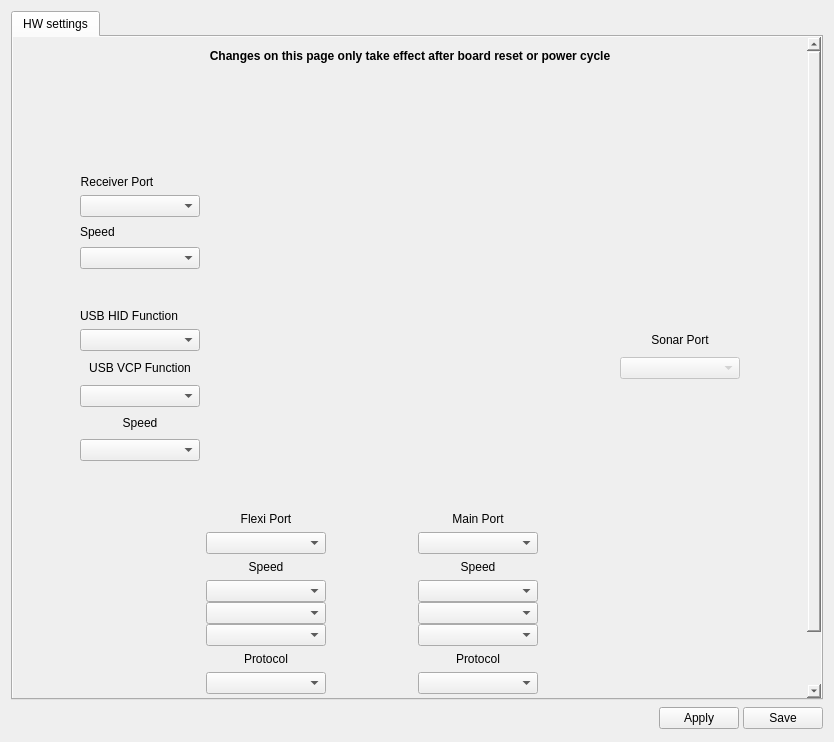
<?xml version="1.0" encoding="UTF-8"?>
<ui version="4.0">
 <class>RevoHWWidget</class>
 <widget class="QWidget" name="RevoHWWidget">
  <property name="geometry">
   <rect>
    <x>0</x>
    <y>0</y>
    <width>834</width>
    <height>742</height>
   </rect>
  </property>
  <property name="windowTitle">
   <string>Form</string>
  </property>
  <layout class="QVBoxLayout" name="verticalLayout">
   <item>
    <widget class="QTabWidget" name="tabWidget">
     <property name="currentIndex">
      <number>0</number>
     </property>
     <widget class="QWidget" name="tab">
      <property name="autoFillBackground">
       <bool>true</bool>
      </property>
      <attribute name="title">
       <string>HW settings</string>
      </attribute>
      <layout class="QVBoxLayout" name="verticalLayout_3">
       <property name="leftMargin">
        <number>0</number>
       </property>
       <property name="topMargin">
        <number>0</number>
       </property>
       <property name="rightMargin">
        <number>0</number>
       </property>
       <property name="bottomMargin">
        <number>0</number>
       </property>
       <item>
        <widget class="QScrollArea" name="scrollArea">
         <property name="palette">
          <palette>
           <active>
            <colorrole role="Base">
             <brush brushstyle="SolidPattern">
              <color alpha="255">
               <red>255</red>
               <green>255</green>
               <blue>255</blue>
              </color>
             </brush>
            </colorrole>
            <colorrole role="Window">
             <brush brushstyle="SolidPattern">
              <color alpha="0">
               <red>232</red>
               <green>232</green>
               <blue>232</blue>
              </color>
             </brush>
            </colorrole>
           </active>
           <inactive>
            <colorrole role="Base">
             <brush brushstyle="SolidPattern">
              <color alpha="255">
               <red>255</red>
               <green>255</green>
               <blue>255</blue>
              </color>
             </brush>
            </colorrole>
            <colorrole role="Window">
             <brush brushstyle="SolidPattern">
              <color alpha="0">
               <red>232</red>
               <green>232</green>
               <blue>232</blue>
              </color>
             </brush>
            </colorrole>
           </inactive>
           <disabled>
            <colorrole role="Base">
             <brush brushstyle="SolidPattern">
              <color alpha="0">
               <red>232</red>
               <green>232</green>
               <blue>232</blue>
              </color>
             </brush>
            </colorrole>
            <colorrole role="Window">
             <brush brushstyle="SolidPattern">
              <color alpha="0">
               <red>232</red>
               <green>232</green>
               <blue>232</blue>
              </color>
             </brush>
            </colorrole>
           </disabled>
          </palette>
         </property>
         <property name="styleSheet">
          <string notr="true">border-color: rgb(255, 0, 0);</string>
         </property>
         <property name="frameShape">
          <enum>QFrame::NoFrame</enum>
         </property>
         <property name="frameShadow">
          <enum>QFrame::Plain</enum>
         </property>
         <property name="widgetResizable">
          <bool>true</bool>
         </property>
         <widget class="QWidget" name="scrollAreaWidgetContents">
          <property name="geometry">
           <rect>
            <x>0</x>
            <y>-87</y>
            <width>789</width>
            <height>847</height>
           </rect>
          </property>
          <layout class="QGridLayout" name="gridLayout_3">
           <property name="leftMargin">
            <number>12</number>
           </property>
           <property name="topMargin">
            <number>12</number>
           </property>
           <property name="rightMargin">
            <number>12</number>
           </property>
           <property name="bottomMargin">
            <number>12</number>
           </property>
           <item row="3" column="2">
            <spacer name="verticalSpacer">
             <property name="orientation">
              <enum>Qt::Vertical</enum>
             </property>
             <property name="sizeHint" stdset="0">
              <size>
               <width>20</width>
               <height>40</height>
              </size>
             </property>
            </spacer>
           </item>
           <item row="2" column="0">
            <spacer name="horizontalSpacer_4">
             <property name="orientation">
              <enum>Qt::Horizontal</enum>
             </property>
             <property name="sizeHint" stdset="0">
              <size>
               <width>40</width>
               <height>20</height>
              </size>
             </property>
            </spacer>
           </item>
           <item row="2" column="3">
            <spacer name="horizontalSpacer_5">
             <property name="orientation">
              <enum>Qt::Horizontal</enum>
             </property>
             <property name="sizeHint" stdset="0">
              <size>
               <width>40</width>
               <height>20</height>
              </size>
             </property>
            </spacer>
           </item>
           <item row="0" column="2">
            <widget class="QLabel" name="label_6">
             <property name="sizePolicy">
              <sizepolicy hsizetype="Preferred" vsizetype="Preferred">
               <horstretch>0</horstretch>
               <verstretch>0</verstretch>
              </sizepolicy>
             </property>
             <property name="minimumSize">
              <size>
               <width>0</width>
               <height>0</height>
              </size>
             </property>
             <property name="maximumSize">
              <size>
               <width>16777215</width>
               <height>16777215</height>
              </size>
             </property>
             <property name="font">
              <font>
               <weight>75</weight>
               <bold>true</bold>
              </font>
             </property>
             <property name="text">
              <string>Changes on this page only take effect after board reset or power cycle</string>
             </property>
             <property name="alignment">
              <set>Qt::AlignCenter</set>
             </property>
             <property name="wordWrap">
              <bool>true</bool>
             </property>
            </widget>
           </item>
           <item row="1" column="2">
            <spacer name="verticalSpacer_2">
             <property name="orientation">
              <enum>Qt::Vertical</enum>
             </property>
             <property name="sizeType">
              <enum>QSizePolicy::Fixed</enum>
             </property>
             <property name="sizeHint" stdset="0">
              <size>
               <width>20</width>
               <height>10</height>
              </size>
             </property>
            </spacer>
           </item>
           <item row="2" column="2">
            <layout class="QGridLayout" name="gridLayout" rowstretch="0,0,0,0,0,0,0,0,0,0,0,0,0,0,0,0,0,0,0,0,0,0,0,0,0,0">
             <item row="22" column="1">
              <widget class="QLabel" name="lbFlexiGPSProtocol">
               <property name="text">
                <string>Protocol</string>
               </property>
               <property name="textFormat">
                <enum>Qt::PlainText</enum>
               </property>
               <property name="alignment">
                <set>Qt::AlignCenter</set>
               </property>
              </widget>
             </item>
             <item row="24" column="3">
              <widget class="QComboBox" name="cbMainGPSProtocol"/>
             </item>
             <item row="24" column="1">
              <widget class="QComboBox" name="cbFlexiGPSProtocol"/>
             </item>
             <item row="25" column="2">
              <spacer name="horizontalSpacer_10">
               <property name="orientation">
                <enum>Qt::Horizontal</enum>
               </property>
               <property name="sizeHint" stdset="0">
                <size>
                 <width>80</width>
                 <height>10</height>
                </size>
               </property>
              </spacer>
             </item>
             <item row="20" column="3">
              <widget class="QLabel" name="lblMainSpeed">
               <property name="text">
                <string>Speed</string>
               </property>
               <property name="alignment">
                <set>Qt::AlignBottom|Qt::AlignHCenter</set>
               </property>
              </widget>
             </item>
             <item row="14" column="5">
              <spacer name="verticalSpacer_7">
               <property name="orientation">
                <enum>Qt::Vertical</enum>
               </property>
               <property name="sizeType">
                <enum>QSizePolicy::Fixed</enum>
               </property>
               <property name="sizeHint" stdset="0">
                <size>
                 <width>20</width>
                 <height>20</height>
                </size>
               </property>
              </spacer>
             </item>
             <item row="17" column="5">
              <spacer name="verticalSpacer_9">
               <property name="orientation">
                <enum>Qt::Vertical</enum>
               </property>
               <property name="sizeType">
                <enum>QSizePolicy::Fixed</enum>
               </property>
               <property name="sizeHint" stdset="0">
                <size>
                 <width>20</width>
                 <height>13</height>
                </size>
               </property>
              </spacer>
             </item>
             <item row="15" column="5">
              <spacer name="verticalSpacer_5">
               <property name="orientation">
                <enum>Qt::Vertical</enum>
               </property>
               <property name="sizeType">
                <enum>QSizePolicy::Fixed</enum>
               </property>
               <property name="sizeHint" stdset="0">
                <size>
                 <width>20</width>
                 <height>13</height>
                </size>
               </property>
              </spacer>
             </item>
             <item row="25" column="3">
              <spacer name="horizontalSpacer_9">
               <property name="orientation">
                <enum>Qt::Horizontal</enum>
               </property>
               <property name="sizeType">
                <enum>QSizePolicy::Minimum</enum>
               </property>
               <property name="sizeHint" stdset="0">
                <size>
                 <width>120</width>
                 <height>10</height>
                </size>
               </property>
              </spacer>
             </item>
             <item row="13" column="5">
              <spacer name="verticalSpacer_8">
               <property name="orientation">
                <enum>Qt::Vertical</enum>
               </property>
               <property name="sizeType">
                <enum>QSizePolicy::Fixed</enum>
               </property>
               <property name="sizeHint" stdset="0">
                <size>
                 <width>20</width>
                 <height>13</height>
                </size>
               </property>
              </spacer>
             </item>
             <item row="21" column="3">
              <layout class="QVBoxLayout" name="verticalLayout_6">
               <property name="spacing">
                <number>0</number>
               </property>
               <item>
                <widget class="QComboBox" name="cbMainTelemSpeed">
                 <property name="enabled">
                  <bool>true</bool>
                 </property>
                </widget>
               </item>
               <item>
                <widget class="QComboBox" name="cbMainGPSSpeed"/>
               </item>
               <item>
                <widget class="QComboBox" name="cbMainComSpeed"/>
               </item>
              </layout>
             </item>
             <item row="3" column="0">
              <widget class="QComboBox" name="cbRcvr"/>
             </item>
             <item row="1" column="0">
              <spacer name="verticalSpacer_4">
               <property name="orientation">
                <enum>Qt::Vertical</enum>
               </property>
               <property name="sizeType">
                <enum>QSizePolicy::Fixed</enum>
               </property>
               <property name="sizeHint" stdset="0">
                <size>
                 <width>20</width>
                 <height>90</height>
                </size>
               </property>
              </spacer>
             </item>
             <item row="18" column="0">
              <spacer name="horizontalSpacer_3">
               <property name="orientation">
                <enum>Qt::Horizontal</enum>
               </property>
               <property name="sizeType">
                <enum>QSizePolicy::Minimum</enum>
               </property>
               <property name="sizeHint" stdset="0">
                <size>
                 <width>120</width>
                 <height>10</height>
                </size>
               </property>
              </spacer>
             </item>
             <item row="2" column="0">
              <widget class="QLabel" name="label_7">
               <property name="sizePolicy">
                <sizepolicy hsizetype="Fixed" vsizetype="Fixed">
                 <horstretch>0</horstretch>
                 <verstretch>0</verstretch>
                </sizepolicy>
               </property>
               <property name="text">
                <string>Receiver Port</string>
               </property>
               <property name="alignment">
                <set>Qt::AlignBottom|Qt::AlignHCenter</set>
               </property>
              </widget>
             </item>
             <item row="11" column="5">
              <widget class="QLabel" name="label_9">
               <property name="sizePolicy">
                <sizepolicy hsizetype="Preferred" vsizetype="Fixed">
                 <horstretch>0</horstretch>
                 <verstretch>0</verstretch>
                </sizepolicy>
               </property>
               <property name="text">
                <string>Sonar Port</string>
               </property>
               <property name="alignment">
                <set>Qt::AlignBottom|Qt::AlignHCenter</set>
               </property>
              </widget>
             </item>
             <item row="20" column="1">
              <widget class="QLabel" name="lblFlexiSpeed">
               <property name="text">
                <string>Speed</string>
               </property>
               <property name="alignment">
                <set>Qt::AlignBottom|Qt::AlignHCenter</set>
               </property>
              </widget>
             </item>
             <item row="18" column="5">
              <spacer name="horizontalSpacer_6">
               <property name="orientation">
                <enum>Qt::Horizontal</enum>
               </property>
               <property name="sizeType">
                <enum>QSizePolicy::Minimum</enum>
               </property>
               <property name="sizeHint" stdset="0">
                <size>
                 <width>120</width>
                 <height>10</height>
                </size>
               </property>
              </spacer>
             </item>
             <item row="19" column="3">
              <widget class="QComboBox" name="cbMain"/>
             </item>
             <item row="12" column="5">
              <widget class="QComboBox" name="cbSonar">
               <property name="enabled">
                <bool>false</bool>
               </property>
              </widget>
             </item>
             <item row="25" column="4">
              <spacer name="horizontalSpacer_8">
               <property name="orientation">
                <enum>Qt::Horizontal</enum>
               </property>
               <property name="sizeType">
                <enum>QSizePolicy::Minimum</enum>
               </property>
               <property name="sizeHint" stdset="0">
                <size>
                 <width>70</width>
                 <height>10</height>
                </size>
               </property>
              </spacer>
             </item>
             <item row="16" column="5">
              <spacer name="verticalSpacer_6">
               <property name="orientation">
                <enum>Qt::Vertical</enum>
               </property>
               <property name="sizeType">
                <enum>QSizePolicy::Fixed</enum>
               </property>
               <property name="sizeHint" stdset="0">
                <size>
                 <width>20</width>
                 <height>20</height>
                </size>
               </property>
              </spacer>
             </item>
             <item row="18" column="3">
              <widget class="QLabel" name="label_3">
               <property name="text">
                <string>Main Port</string>
               </property>
               <property name="alignment">
                <set>Qt::AlignBottom|Qt::AlignHCenter</set>
               </property>
              </widget>
             </item>
             <item row="19" column="1">
              <widget class="QComboBox" name="cbFlexi"/>
             </item>
             <item row="18" column="1">
              <widget class="QLabel" name="label_5">
               <property name="text">
                <string>Flexi Port</string>
               </property>
               <property name="alignment">
                <set>Qt::AlignBottom|Qt::AlignHCenter</set>
               </property>
              </widget>
             </item>
             <item row="1" column="1" rowspan="17" colspan="4" alignment="Qt::AlignHCenter|Qt::AlignVCenter">
              <widget class="QLabel" name="label_2">
               <property name="sizePolicy">
                <sizepolicy hsizetype="Fixed" vsizetype="Fixed">
                 <horstretch>0</horstretch>
                 <verstretch>0</verstretch>
                </sizepolicy>
               </property>
               <property name="maximumSize">
                <size>
                 <width>350</width>
                 <height>350</height>
                </size>
               </property>
               <property name="text">
                <string/>
               </property>
               <property name="pixmap">
                <pixmap resource="configgadget.qrc">:/configgadget/images/revolution_top.png</pixmap>
               </property>
               <property name="scaledContents">
                <bool>false</bool>
               </property>
               <property name="alignment">
                <set>Qt::AlignCenter</set>
               </property>
               <property name="textInteractionFlags">
                <set>Qt::NoTextInteraction</set>
               </property>
              </widget>
             </item>
             <item row="21" column="1">
              <layout class="QVBoxLayout" name="verticalLayout_5">
               <property name="spacing">
                <number>0</number>
               </property>
               <item>
                <widget class="QComboBox" name="cbFlexiTelemSpeed">
                 <property name="enabled">
                  <bool>true</bool>
                 </property>
                </widget>
               </item>
               <item alignment="Qt::AlignTop">
                <widget class="QComboBox" name="cbFlexiGPSSpeed"/>
               </item>
               <item alignment="Qt::AlignTop">
                <widget class="QComboBox" name="cbFlexiComSpeed"/>
               </item>
              </layout>
             </item>
             <item row="25" column="1">
              <spacer name="horizontalSpacer_7">
               <property name="orientation">
                <enum>Qt::Horizontal</enum>
               </property>
               <property name="sizeType">
                <enum>QSizePolicy::Minimum</enum>
               </property>
               <property name="sizeHint" stdset="0">
                <size>
                 <width>120</width>
                 <height>10</height>
                </size>
               </property>
              </spacer>
             </item>
             <item row="22" column="3">
              <widget class="QLabel" name="lbMainGPSProtocol">
               <property name="text">
                <string>Protocol</string>
               </property>
               <property name="alignment">
                <set>Qt::AlignCenter</set>
               </property>
              </widget>
             </item>
             <item row="18" column="4">
              <spacer name="horizontalSpacer_2">
               <property name="orientation">
                <enum>Qt::Horizontal</enum>
               </property>
               <property name="sizeType">
                <enum>QSizePolicy::Fixed</enum>
               </property>
               <property name="sizeHint" stdset="0">
                <size>
                 <width>50</width>
                 <height>10</height>
                </size>
               </property>
              </spacer>
             </item>
             <item row="4" column="0">
              <layout class="QHBoxLayout" name="horizontalLayout_4">
               <item>
                <layout class="QVBoxLayout" name="verticalLayout_4">
                 <item>
                  <widget class="QLabel" name="lblRcvrSpeed">
                   <property name="sizePolicy">
                    <sizepolicy hsizetype="Preferred" vsizetype="Fixed">
                     <horstretch>0</horstretch>
                     <verstretch>0</verstretch>
                    </sizepolicy>
                   </property>
                   <property name="text">
                    <string>Speed</string>
                   </property>
                   <property name="alignment">
                    <set>Qt::AlignBottom|Qt::AlignLeading|Qt::AlignLeft</set>
                   </property>
                  </widget>
                 </item>
                 <item>
                  <widget class="QComboBox" name="cbRcvrTelemSpeed"/>
                 </item>
                </layout>
               </item>
               <item>
                <spacer name="verticalSpacer_11">
                 <property name="orientation">
                  <enum>Qt::Vertical</enum>
                 </property>
                 <property name="sizeHint" stdset="0">
                  <size>
                   <width>0</width>
                   <height>50</height>
                  </size>
                 </property>
                </spacer>
               </item>
              </layout>
             </item>
             <item row="15" column="0">
              <widget class="QComboBox" name="cbUSBVCPSpeed">
               <property name="enabled">
                <bool>true</bool>
               </property>
              </widget>
             </item>
             <item row="14" column="0">
              <widget class="QLabel" name="lblUSBVCPSpeed">
               <property name="sizePolicy">
                <sizepolicy hsizetype="Preferred" vsizetype="Fixed">
                 <horstretch>0</horstretch>
                 <verstretch>0</verstretch>
                </sizepolicy>
               </property>
               <property name="text">
                <string>Speed</string>
               </property>
               <property name="alignment">
                <set>Qt::AlignBottom|Qt::AlignHCenter</set>
               </property>
              </widget>
             </item>
             <item row="13" column="0">
              <widget class="QComboBox" name="cbUSBVCPFunction"/>
             </item>
             <item row="12" column="0">
              <widget class="QLabel" name="label_8">
               <property name="sizePolicy">
                <sizepolicy hsizetype="Preferred" vsizetype="Fixed">
                 <horstretch>0</horstretch>
                 <verstretch>0</verstretch>
                </sizepolicy>
               </property>
               <property name="text">
                <string>USB VCP Function</string>
               </property>
               <property name="alignment">
                <set>Qt::AlignBottom|Qt::AlignHCenter</set>
               </property>
              </widget>
             </item>
             <item row="11" column="0">
              <widget class="QComboBox" name="cbUSBHIDFunction"/>
             </item>
             <item row="10" column="0">
              <widget class="QLabel" name="label_4">
               <property name="sizePolicy">
                <sizepolicy hsizetype="Fixed" vsizetype="Fixed">
                 <horstretch>0</horstretch>
                 <verstretch>0</verstretch>
                </sizepolicy>
               </property>
               <property name="text">
                <string>USB HID Function</string>
               </property>
               <property name="alignment">
                <set>Qt::AlignBottom|Qt::AlignHCenter</set>
               </property>
              </widget>
             </item>
            </layout>
           </item>
          </layout>
         </widget>
        </widget>
       </item>
      </layout>
     </widget>
    </widget>
   </item>
   <item>
    <layout class="QHBoxLayout" name="horizontalLayout_2">
     <property name="spacing">
      <number>4</number>
     </property>
     <item>
      <spacer name="horizontalSpacer">
       <property name="orientation">
        <enum>Qt::Horizontal</enum>
       </property>
       <property name="sizeHint" stdset="0">
        <size>
         <width>369</width>
         <height>20</height>
        </size>
       </property>
      </spacer>
     </item>
     <item>
      <widget class="QPushButton" name="cchwHelp">
       <property name="sizePolicy">
        <sizepolicy hsizetype="Fixed" vsizetype="Fixed">
         <horstretch>0</horstretch>
         <verstretch>0</verstretch>
        </sizepolicy>
       </property>
       <property name="minimumSize">
        <size>
         <width>25</width>
         <height>25</height>
        </size>
       </property>
       <property name="maximumSize">
        <size>
         <width>25</width>
         <height>25</height>
        </size>
       </property>
       <property name="toolTip">
        <string>Takes you to the wiki page</string>
       </property>
       <property name="text">
        <string/>
       </property>
       <property name="icon">
        <iconset resource="../coreplugin/core.qrc">
         <normaloff>:/core/images/helpicon.svg</normaloff>:/core/images/helpicon.svg</iconset>
       </property>
       <property name="iconSize">
        <size>
         <width>25</width>
         <height>25</height>
        </size>
       </property>
       <property name="flat">
        <bool>true</bool>
       </property>
      </widget>
     </item>
     <item>
      <widget class="QPushButton" name="saveTelemetryToRAM">
       <property name="minimumSize">
        <size>
         <width>0</width>
         <height>0</height>
        </size>
       </property>
       <property name="maximumSize">
        <size>
         <width>16777215</width>
         <height>16777215</height>
        </size>
       </property>
       <property name="palette">
        <palette>
         <active>
          <colorrole role="Base">
           <brush brushstyle="SolidPattern">
            <color alpha="0">
             <red>255</red>
             <green>255</green>
             <blue>255</blue>
            </color>
           </brush>
          </colorrole>
          <colorrole role="Window">
           <brush brushstyle="SolidPattern">
            <color alpha="255">
             <red>232</red>
             <green>232</green>
             <blue>232</blue>
            </color>
           </brush>
          </colorrole>
         </active>
         <inactive>
          <colorrole role="Base">
           <brush brushstyle="SolidPattern">
            <color alpha="0">
             <red>255</red>
             <green>255</green>
             <blue>255</blue>
            </color>
           </brush>
          </colorrole>
          <colorrole role="Window">
           <brush brushstyle="SolidPattern">
            <color alpha="255">
             <red>232</red>
             <green>232</green>
             <blue>232</blue>
            </color>
           </brush>
          </colorrole>
         </inactive>
         <disabled>
          <colorrole role="Base">
           <brush brushstyle="SolidPattern">
            <color alpha="255">
             <red>232</red>
             <green>232</green>
             <blue>232</blue>
            </color>
           </brush>
          </colorrole>
          <colorrole role="Window">
           <brush brushstyle="SolidPattern">
            <color alpha="255">
             <red>232</red>
             <green>232</green>
             <blue>232</blue>
            </color>
           </brush>
          </colorrole>
         </disabled>
        </palette>
       </property>
       <property name="toolTip">
        <string>Send to OpenPilot but don't write in SD.
Beware of not locking yourself out!</string>
       </property>
       <property name="autoFillBackground">
        <bool>false</bool>
       </property>
       <property name="styleSheet">
        <string notr="true"/>
       </property>
       <property name="text">
        <string>Apply</string>
       </property>
       <property name="iconSize">
        <size>
         <width>16</width>
         <height>16</height>
        </size>
       </property>
       <property name="checkable">
        <bool>false</bool>
       </property>
      </widget>
     </item>
     <item>
      <widget class="QPushButton" name="saveTelemetryToSD">
       <property name="minimumSize">
        <size>
         <width>0</width>
         <height>0</height>
        </size>
       </property>
       <property name="maximumSize">
        <size>
         <width>16777215</width>
         <height>16777215</height>
        </size>
       </property>
       <property name="toolTip">
        <string>Applies and Saves all settings to SD.
Beware of not locking yourself out!</string>
       </property>
       <property name="autoFillBackground">
        <bool>false</bool>
       </property>
       <property name="styleSheet">
        <string notr="true"/>
       </property>
       <property name="text">
        <string>Save</string>
       </property>
      </widget>
     </item>
    </layout>
   </item>
  </layout>
 </widget>
 <resources>
  <include location="../coreplugin/core.qrc"/>
  <include location="configgadget.qrc"/>
 </resources>
 <connections/>
</ui>
